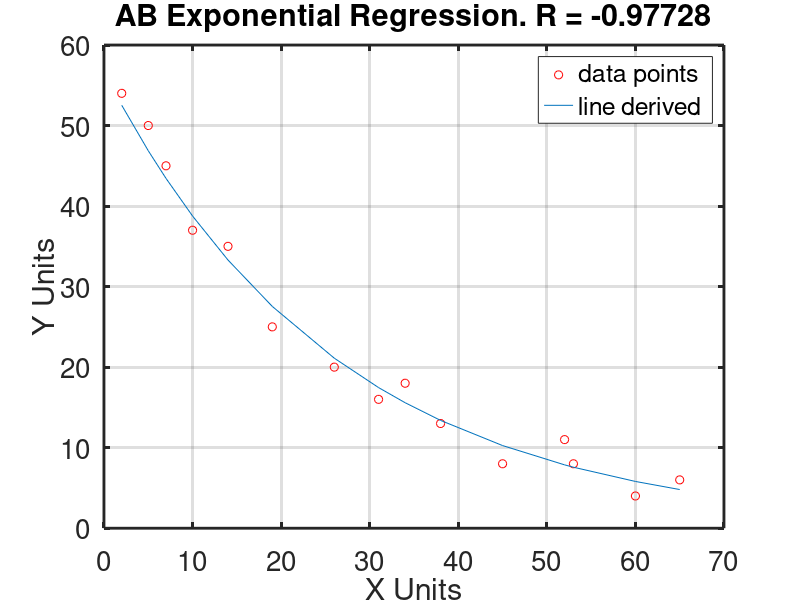

Recreate this plot in MATLAB.
#Michael Ellerkamp, NumAnalysis
#AB Exponential Regression file

# x = x
# y = ln(y) in all instances except the raw data, when we think back to our formulas

#Our Data
x = [2,5,7,10,14,19,26,31,34,38,45,52,53,60,65]
y = [54,50,45,37,35,25,20,16,18,13,8,11,8,4,6]

#Important that x and y have the same length, do not make me have to implement error detection!!!
disp("\nData!!!\n")
N = length(x)
#All of our sums
disp("\nSums:\n")
Sum_X = sum(x)
Sum_X2 = sum(x.^2)
Sum_LnY = sum(log(y))
Sum_LnY2 = sum(log(y).^2)
Sum_XLnY = sum(x.*log(y))
#Means
disp("\nMeans!!\n")
Mean_X = Sum_X/N
Mean_LnY = Sum_LnY/N
#this uses the S sub AB functions. Remember replace all instaces of y with ln(y)
disp("\nS functions!!!\n")
Sxy = Sum_XLnY - N*Mean_X*Mean_LnY
Sxx = Sum_X2 - N*power(Mean_X,2)
Syy = Sum_LnY2 - N*power(Mean_LnY,2)
#now for B, A, and the equation
disp("\nB,A, and Equation!!!!\n")
B = exp(Sxy/Sxx)
A = exp(Mean_LnY - log(B)*Mean_X)
#below works as well thanks to the exp and log cancelling out.
#A = exp(Mean_LnY - (Sxy/Sxx)*Mean_X)
printf("Our equation is: y = (%d)(%d)^x",A, B)
#now for R value
disp("\nR-Value:\n")
R = Sxy / (sqrt(Sxx)*sqrt(Syy))
#Now to add plotting this out.
#Even for testing I don't care to output this so it will have the ;
y2 = A*power(B,x);
#we are plotting the initial x,y data as red circles 'or'
#Our new equation will be plotted as a regular line x,y2
plot(x,y,'or',x,y2)
xlabel("X Units")
ylabel("Y Units")
title(sprintf("AB Exponential Regression. R = %d",R))
grid on
legend('data points', 'line derived')
set(gca, "linewidth", 2, "fontsize", 20)
